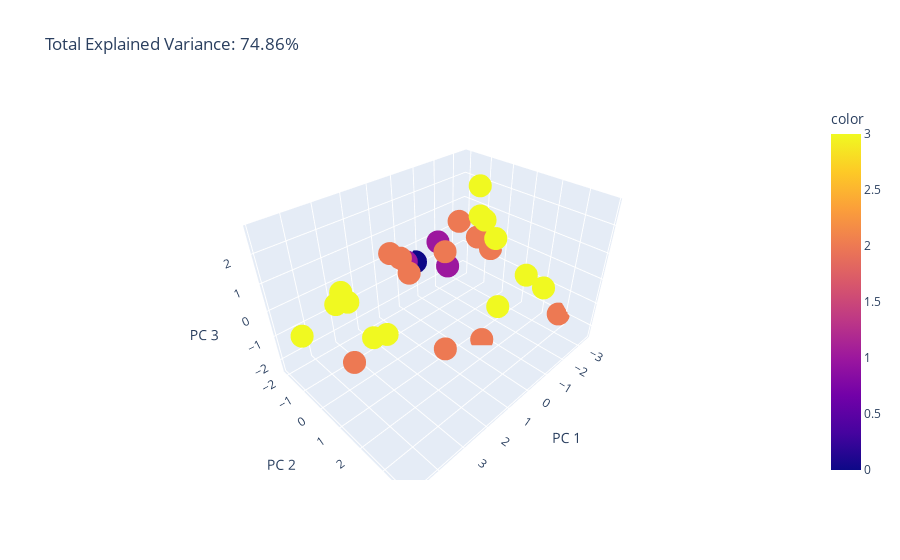

Notebook code cell kept with this figure:
### Code cell
import plotly.express as px

total_var = principal.explained_variance_ratio_.sum() * 100

fig = px.scatter_3d(
    x, x=0, y=1, z=2, color=df['PermissionRole'],
    title=f'Total Explained Variance: {total_var:.2f}%',
    labels={'0': 'PC 1', '1': 'PC 2', '2': 'PC 3'}
)
fig.show()

### Figure 1 — Plotly figure (JSON) as saved in the notebook; plotly's stock layout.template omitted (floating-point values rounded to 4 significant figures)
{"data": [{"hovertemplate": "PC 1=%{x}<br>PC 2=%{y}<br>PC 3=%{z}<br>color=%{marker.color}<extra></extra>", "legendgroup": "", "marker": {"color": [2, 1, 2, 3, 2, 3, 2, 3, 3, 2, 3, 2, 3, 3, 3, 2, 2, 3, 3, 2, 1, 3, 2, 3, 1, 3, 2, 0], "coloraxis": "coloraxis", "symbol": "circle"}, "mode": "markers", "name": "", "scene": "scene", "showlegend": false, "type": "scatter3d", "x": [0.203, -0.3045, -1.716, 4.809, -0.6693, -1.826, 3.934, -0.2219, 3.896, 1.221, 3.379, 0.5612, -2.416, 3.255, 3.179, 0.7366, -3.42, -0.2404, -0.2576, -3.379, -1.774, 3.336, -2.498, -1.729, -1.756, -2.428, -3.138, -0.7366], "y": [-1.322, -2.062, -1.422, -0.7792, 1.475, 0.3616, 0.4151, 2.385, -0.1836, 1.515, -0.719, -1.32, 1.864, 1.231, -0.7382, -1.668, 2.805, 2.095, 3.861, -0.548, -1.864, 0.6659, -1.446, 0.16, -1.319, -0.3632, -1.045, -2.037], "z": [-0.4343, -0.5072, -0.3893, -0.239, -2.376, 1.537, -1.068, -0.1655, 0.7388, -1.574, 0.6285, 0.3455, -0.2563, 0.1066, 0.1496, 0.4558, -2.009, 2.126, 1.259, -0.5752, -0.1603, -0.3155, 0.6088, 2.726, -1.004, 1.233, -0.1573, -0.684]}], "layout": {"coloraxis": {"colorbar": {"title": {"text": "color"}}, "colorscale": [[0, "#0d0887"], [0.1111, "#46039f"], [0.2222, "#7201a8"], [0.3333, "#9c179e"], [0.4444, "#bd3786"], [0.5556, "#d8576b"], [0.6667, "#ed7953"], [0.7778, "#fb9f3a"], [0.8889, "#fdca26"], [1, "#f0f921"]]}, "legend": {"tracegroupgap": 0}, "scene": {"domain": {"x": [0, 1], "y": [0, 1]}, "xaxis": {"title": {"text": "PC 1"}}, "yaxis": {"title": {"text": "PC 2"}}, "zaxis": {"title": {"text": "PC 3"}}}, "title": {"text": "Total Explained Variance: 74.86%"}}}
